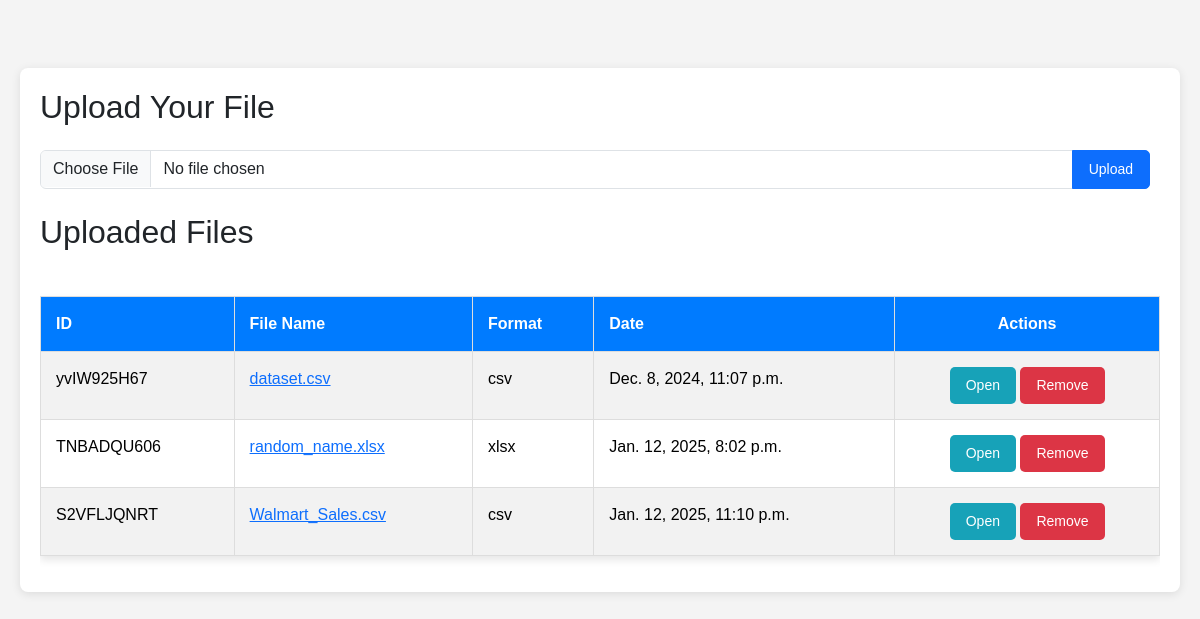
The app's page /, older data.
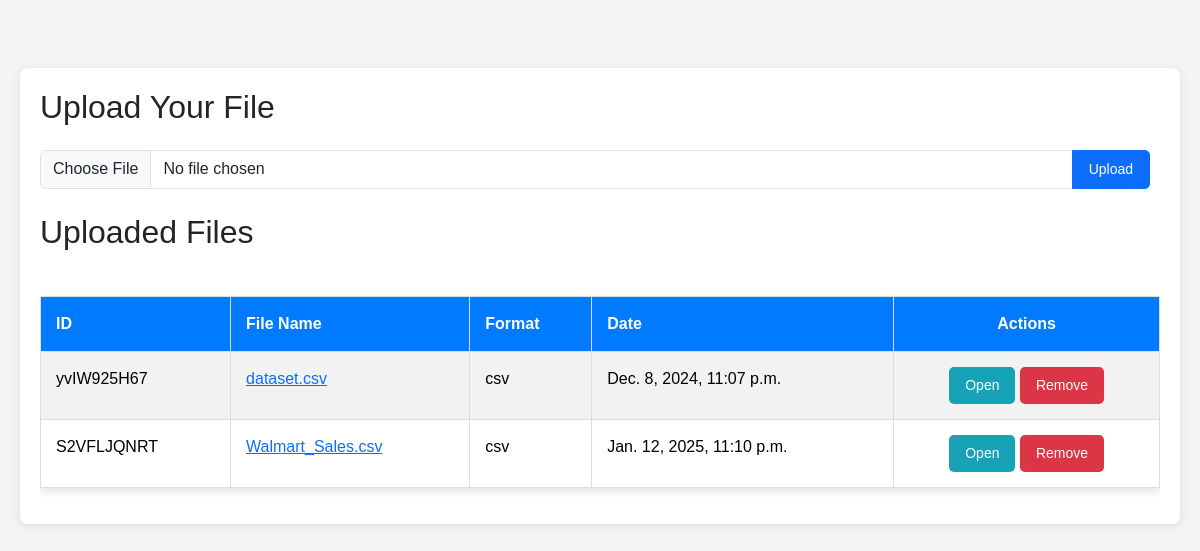
The same page, newer data.
### backend/models.py (models this page shows)
class Uploaded_File(models.Model):
    file_id = models.CharField(max_length=255,blank=True)
    file_name = models.CharField(max_length=255,blank=True)
    file_format = models.CharField(max_length=255,blank=True)
    file = models.FileField(upload_to=f'uploads',blank=True,)
    file_date  = models.DateTimeField(auto_now=True,null=True,blank=True)

### backend/views.py (the view)
# urls.py: 2. Add a URL to urlpatterns:  path('', Home.as_view(), name='home')
def Home(request):
    files_list= Uploaded_File.objects.all()
    return render(request,'html/main.html',{'files_list':files_list,})

### backend/templates/html/main.html (shortened to what this page needs)
{% load static %}
<!DOCTYPE html>
<html lang="en">
<head>
    {% load bootstrap5 %}
    {% bootstrap_css %}
    <link href="{% static 'css/style.css' %}" rel="stylesheet" type="text/css">
</head>
<body>
    <div class="container mt-5">
      <h2 class="mb-4">Upload Your File</h2>
      <form action="post" class="mb-4">
          <div class="input-group">
              <input type="file" id="file" class="form-control" aria-label="Upload" required>
              <button type="button" id="upload" class="btn btn-primary">Upload</button>
          </div>
      </form>
      <h2 class="mb-4">Uploaded Files</h2>
      <div class="table-responsive" >
          <table id="file-table" class="table table-striped">
              <thead>
                  <tr>
                      <th scope="col">ID</th>
                      <th scope="col">File Name</th>
                      <th scope="col">Format</th>
                      <th scope="col">Date</th>
                      <th scope="col" class="text-center">Actions</th>
                  </tr>
              </thead>
              <tbody>
                  {% for F in files_list %}
                      <tr scope="row">
                          <td>{{ F.file_id }}</td>
                          <td><a href="#">{{ F.file_name }}</a></td>
                          <td>{{ F.file_format }}</td>
                          <td>{{ F.file_date }}</td>
                          <td class="text-center">
                              <a href="{% url 'DA' file_id=F.file_id %}" class="btn btn-info btn-sm">Open</a>
                              <a href="{% url 'remove_file' file_id=F.file_id %}" class="btn btn-danger btn-sm">Remove</a>
                          </td>
                      </tr>
                  {% endfor %}
              </tbody>
          </table>
      </div>
  </div>
</body>
</html>

Row changes from the older to the newer data that the page shows:
removed Uploaded_File: file_id "TNBADQU606", file_name "random_name.xlsx", file_format "xlsx", file_date "Jan. 12, 2025, 8:02 p.m."
